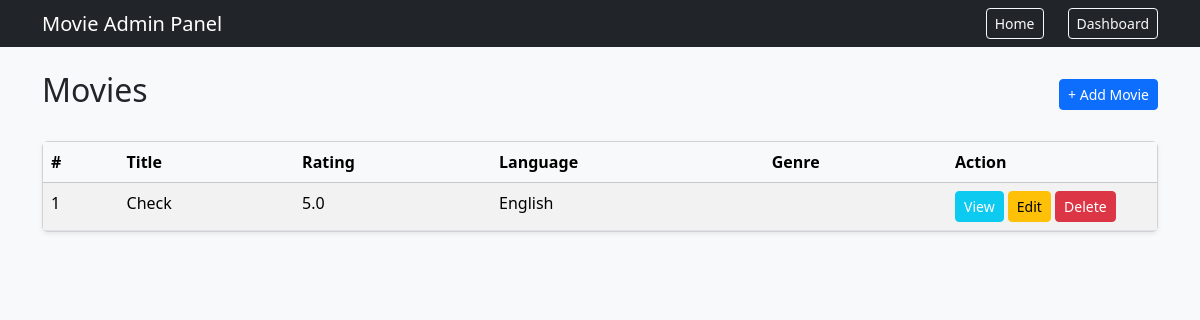
Page /movies/ on the committed database.
### firstapp/models.py (models this page shows, shortened)
class Movie(models.Model):
    title = models.CharField(max_length=100)
    description = models.TextField()
    rating = models.FloatField()
    actors = models.ManyToManyField(Actor)
    language = models.ForeignKey(Language, on_delete=models.CASCADE)
    directors = models.ManyToManyField(Director)  # Changed from ForeignKey to ManyToManyField
    poster = models.ImageField(upload_to='posters/', null=True, blank=True)
    content = models.ForeignKey(Content, on_delete=models.CASCADE, null=True, blank=True)
    genres = models.ManyToManyField(Genre)  # Changed from ForeignKey to ManyToManyField
    release_date = models.DateField()

class Language(models.Model):
    title = models.CharField(max_length=30)

### firstapp/views.py (the view)
# urls.py: path('movies/', views.movie_list, name='movie_list'),
def movie_list(request):
    movies = Movie.objects.all()
    context = {
        'movies': movies,
    }
    return render(request, 'movie_list.html', context)

### firstapp/templates/movie_list.html (shortened to what this page needs)
{% extends "base.html" %}
{% block content %}
<div class="d-flex justify-content-between align-items-center mb-4">
    <h2>Movies</h2>
    <a href="{% url 'movie_create' %}" class="btn btn-primary btn-sm">+ Add Movie</a>
</div>
<div class="card shadow-sm">
    <div class="card-body p-0">
        <div class="table-responsive">
            <table class="table table-striped table-hover mb-0">
                <thead class="table-light">
                    <tr>
                        <th>#</th>
                        <th>Title</th>
                        <th>Rating</th>
                        <th>Language</th>
                        <th>Genre</th>
                        <th style="width: 210px;">Action</th>
                    </tr>
                </thead>
                <tbody>
                    {% for movie in movies %}
                    <tr>
                        <td>{{ forloop.counter }}</td>
                        <td>{{ movie.title }}</td>
                        <td>{{ movie.rating }}</td>
                        <td>{{ movie.language.title }}</td>
                        <td>{{ movie.genre.title }}</td>
                        <td>
                            <a href="{% url 'movie_detail' movie.id %}" class="btn btn-info btn-sm text-white">
                                View
                            </a>
                            <a href="{% url 'movie_edit' movie.id %}" class="btn btn-warning btn-sm">
                                Edit
                            </a>
                            <a href="{% url 'movie_delete' movie.id %}"
                               class="btn btn-danger btn-sm"
                               onclick="return confirm('Delete this movie?');">
                                Delete
                            </a>
                        </td>
                    </tr>
                    {% empty %}
                    <tr>
                        <td colspan="6" class="text-center py-3">No movies found.</td>
                    </tr>
                    {% endfor %}
                </tbody>
            </table>
        </div>
    </div>
</div>
{% endblock %}

### rows in the picture
Movie: title "Check", rating "5.0", language "English"
